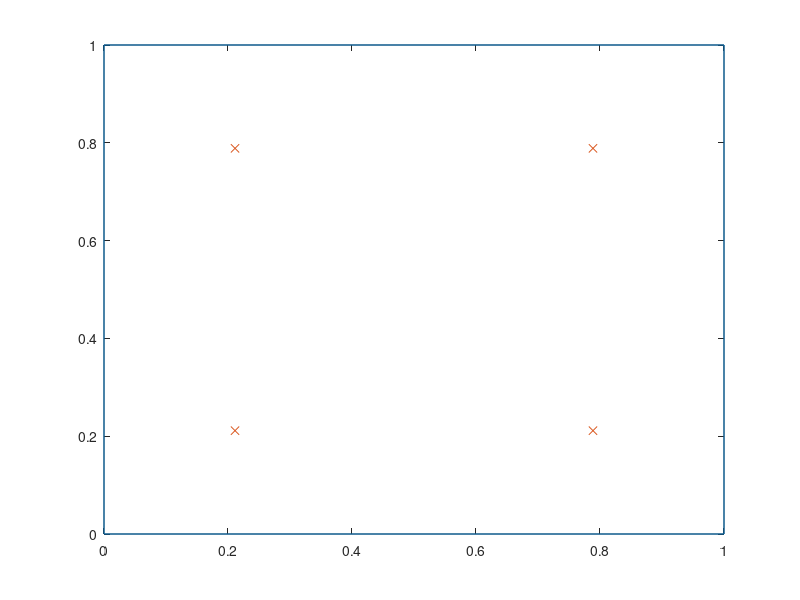

Source code (MATLAB):
%Generate Co-ordinates for rotated cartesian grid.
dx = 1.0;
dy = dx;

tCrd = [[0,0]; [1,0]; [1,1]; [0,1]];
Crd = [dx*tCrd(:,1) dy*(tCrd(:,2))];% - tCrd(:,1))];

%Generate Shape functions and Derivatives for Gauss-Quadrature domain
nQuad = 4;
isqrt3 = 1.0/sqrt(3);
gW = [1, 1, 1, 1]';
gP = [-isqrt3, -isqrt3; isqrt3 -isqrt3; isqrt3 isqrt3; -isqrt3 isqrt3];

Psi1=@(xi,eta) 0.25*(1.0-xi).*(1.0-eta);
Psi2=@(xi,eta) 0.25*(1.0+xi).*(1.0-eta);
Psi3=@(xi,eta) 0.25*(1.0+xi).*(1.0+eta);
Psi4=@(xi,eta) 0.25*(1.0-xi).*(1.0+eta);

dPsi11=@(xi,eta) -0.25*(1.0-eta);
dPsi21=@(xi,eta) 0.25*(1.0-eta);
dPsi31=@(xi,eta) 0.25*(1.0+eta);
dPsi41=@(xi,eta) -0.25*(1.0+eta);

dPsi12=@(xi,eta) -0.25*(1.0-xi);
dPsi22=@(xi,eta) -0.25*(1.0+xi);
dPsi32=@(xi,eta) 0.25*(1.0+xi);
dPsi42=@(xi,eta) 0.25*(1.0-xi);

JPsi=@(xi,eta) [[dPsi11(xi,eta), dPsi21(xi,eta), dPsi31(xi,eta), dPsi41(xi,eta)]; ...
                [dPsi12(xi,eta), dPsi22(xi,eta), dPsi32(xi,eta), dPsi42(xi,eta)]];

%Visualize Co-ordinates and Gauss Points in Physical domain
figure()
CrdGP =   Crd(1,:).*Psi1(gP(:,1),gP(:,2)) ...
        + Crd(2,:).*Psi2(gP(:,1),gP(:,2)) ...
        + Crd(3,:).*Psi3(gP(:,1),gP(:,2)) ...
        + Crd(4,:).*Psi4(gP(:,1),gP(:,2));
vertices = [Crd(1,:);Crd(2,:);Crd(3,:);Crd(4,:);Crd(1,:)];
plot(vertices(:,1), vertices(:,2));
hold on;
plot(CrdGP(:,1),CrdGP(:,2),'x');
hold off;

%Compute Jacobians at each of the quadrature points
Jac = zeros(nQuad,1);
for i = 1:nQuad
   Jac(i) = det(JPsi(gP(i,1),gP(i,2))*Crd);
end

%Function to Evaluate integral of
F=@(x,y) (x.^2).*y;

%Evaluate integral using Gauss Quadrature
FGP = F(CrdGP(:,1), CrdGP(:,2));
S = sum(gW.*FGP.*Jac);









